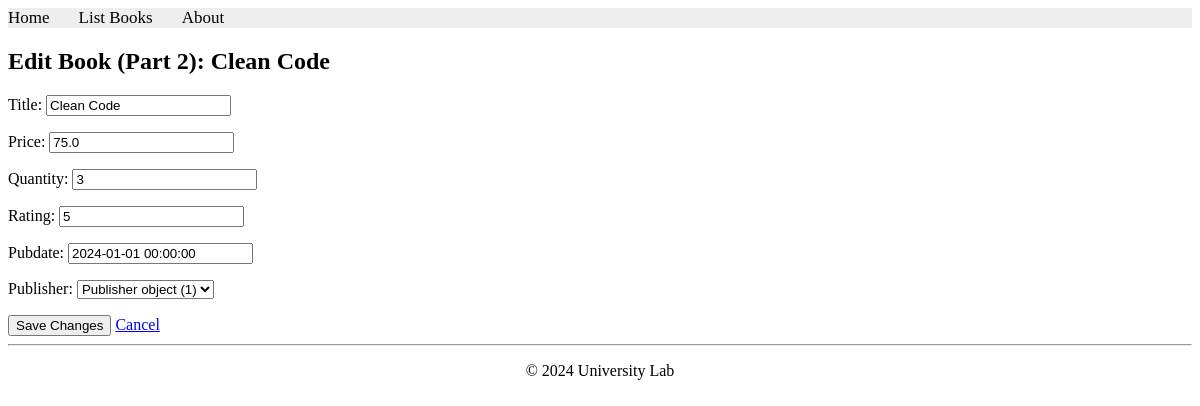
/books/lab9_part2/editbook/8/, run on the app's committed database.
### apps/bookmodule/models.py (models this page shows)
class Book(models.Model):
    title = models.CharField(max_length=100)
    price = models.FloatField(default=0.0)
    quantity = models.IntegerField(default=1)
    pubdate = models.DateTimeField()
    rating = models.SmallIntegerField(default=1)
    publisher = models.ForeignKey(Publisher, null=True, on_delete=models.SET_NULL)
    authors = models.ManyToManyField(Author)

### apps/bookmodule/views.py (the view)
# urls.py: path('lab9_part2/editbook/<int:id>/', views.part2_editbook, name="part2_editbook"),
def part2_editbook(request, id):
    book = Book.objects.get(id=id)
    form = BookForm(request.POST or None, instance=book)
    if form.is_valid():
        form.save()
        return redirect('part2_listbooks')
    return render(request, 'bookmodule/part2_editbook.html', {'form': form, 'book': book})

### apps/bookmodule/forms.py
class BookForm(forms.ModelForm):
    class Meta:
        model = Book
        fields = ['title', 'price', 'quantity', 'rating', 'pubdate', 'publisher']

### apps/templates/bookmodule/part2_editbook.html (shortened to what this page needs)
{% extends "layouts/base.html" %}
{% block content %}
<h2>Edit Book (Part 2): {{ book.title }}</h2>
<form method="post">
    {{ form.as_p }}
    <button type="submit">Save Changes</button>
    <a href="{% url 'part2_listbooks' %}">Cancel</a>
</form>
{% endblock %}

### data on the page
Book: title "Clean Code", price "75.0", quantity "3", rating "5", pubdate "2024-01-01 00:00:00", publisher "Publisher object (1)"
